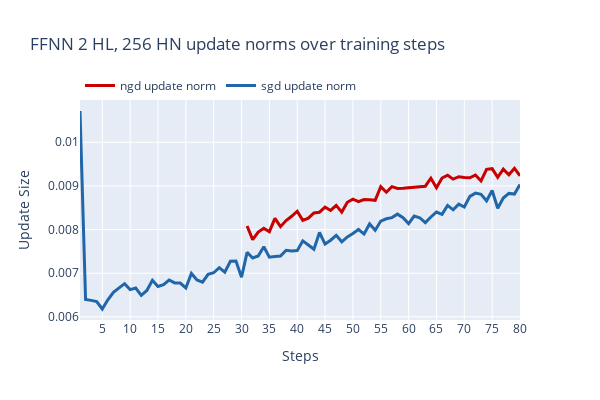

Write notebook code for a chart like this one.
### Code cell
# Gradient norms over epochs for NGD and SGD, note that each step corresponds to one minibatch

update_norm_figures = {}

for title in models.keys():
    update_norm_fig = go.Figure()
    color_index = 0
    for optim in optimizers:
        color = color_cycle[color_index % len(color_cycle)]
        color_index += 1

        #swapping and the adding of Nones to ngd causes the indexing to be weird
        if hp["experiment_type"] == "swap" and optim=='ngd':
            norm_y=update_norms[title][optim][1:]
        else:
            norm_y=update_norms[title][optim]

        update_norm_fig.add_trace(go.Scatter(
            x=np.arange(1, hp["num_epochs"]+1),
            #y=np.convolve(all_update_norms[title][optim], np.ones(30)/30, mode="same"),
            #y=all_update_norms[title][optim],

            #remove the first None of ngd as it is added without any updates, the first epoch has no updates
            y=norm_y,
            mode="lines",
            line=dict(color=color, width=3),
            name=f"{optim} update norm"))
    update_norm_fig.update_layout(
        title=f"{title} update norms over training",
        xaxis_title="Epochs",
        xaxis=dict(
            dtick=5,),
        yaxis_title="Update Size",
        yaxis_type="linear",
        width=600,
        height=400,
        legend=dict(
            x=0,
            y=1,
            xanchor='left',
            yanchor='bottom',
            orientation='h',
        ),
    )
    update_norm_figures[title] = update_norm_fig
    update_norm_fig.show()

### Figure 1 — Plotly figure (JSON) as saved in the notebook; plotly's stock layout.template omitted (floating-point values rounded to 4 significant figures)
{"data": [{"line": {"color": "rgb(200, 0, 0)", "width": 3}, "mode": "lines", "name": "ngd update norm", "type": "scatter", "x": [1, 2, 3, 4, 5, 6, 7, 8, 9, 10, 11, 12, 13, 14, 15, 16, 17, 18, 19, 20, 21, 22, 23, 24, 25, 26, 27, 28, 29, 30, 31, 32, 33, 34, 35, 36, 37, 38, 39, 40, 41, 42, 43, 44, 45, 46, 47, 48, 49, 50, 51, 52, 53, 54, 55, 56, 57, 58, 59, 60, 61, 62, 63, 64, 65, 66, 67, 68, 69, 70, 71, 72, 73, 74, 75, 76, 77, 78, 79, 80], "y": [null, null, null, null, null, null, null, null, null, null, null, null, null, null, null, null, null, null, null, null, null, null, null, null, null, null, null, null, null, null, 0.008082, 0.00777, 0.007942, 0.00803, 0.00795, 0.008257, 0.008066, 0.008207, 0.008303, 0.008419, 0.008212, 0.00826, 0.008382, 0.008397, 0.008512, 0.008437, 0.008554, 0.008399, 0.008625, 0.008697, 0.008639, 0.008687, 0.008683, 0.00867, 0.008981, 0.008855, 0.008984, 0.008941, 0.008947, 0.008959, 0.008979, 0.008996, 0.008993, 0.009177, 0.008959, 0.00918, 0.009244, 0.009155, 0.00921, 0.009193, 0.009185, 0.009249, 0.009114, 0.009378, 0.009395, 0.009196, 0.009382, 0.009254, 0.009401, 0.009233]}, {"line": {"color": "rgb(32, 102, 168)", "width": 3}, "mode": "lines", "name": "sgd update norm", "type": "scatter", "x": [1, 2, 3, 4, 5, 6, 7, 8, 9, 10, 11, 12, 13, 14, 15, 16, 17, 18, 19, 20, 21, 22, 23, 24, 25, 26, 27, 28, 29, 30, 31, 32, 33, 34, 35, 36, 37, 38, 39, 40, 41, 42, 43, 44, 45, 46, 47, 48, 49, 50, 51, 52, 53, 54, 55, 56, 57, 58, 59, 60, 61, 62, 63, 64, 65, 66, 67, 68, 69, 70, 71, 72, 73, 74, 75, 76, 77, 78, 79, 80], "y": [0.01072, 0.006399, 0.006377, 0.006351, 0.00618, 0.00639, 0.006561, 0.006671, 0.00676, 0.006623, 0.006659, 0.006492, 0.006604, 0.006837, 0.006697, 0.006737, 0.006844, 0.006777, 0.006775, 0.006662, 0.006994, 0.006843, 0.006794, 0.006975, 0.00701, 0.007128, 0.007021, 0.007275, 0.007279, 0.006907, 0.007478, 0.007349, 0.007394, 0.007604, 0.007365, 0.007381, 0.007395, 0.007526, 0.007507, 0.007517, 0.007741, 0.007647, 0.00755, 0.007932, 0.007667, 0.007756, 0.007868, 0.007718, 0.007831, 0.00791, 0.008001, 0.007896, 0.008128, 0.007983, 0.008194, 0.008246, 0.008273, 0.008353, 0.008272, 0.008135, 0.008309, 0.008271, 0.008158, 0.008288, 0.008399, 0.008347, 0.008554, 0.008452, 0.008581, 0.008515, 0.008759, 0.008835, 0.008806, 0.008658, 0.008893, 0.008488, 0.008722, 0.008827, 0.008812, 0.009032]}], "layout": {"height": 400, "legend": {"orientation": "h", "x": 0, "xanchor": "left", "y": 1, "yanchor": "bottom"}, "title": {"text": "FFNN 2 HL, 256 HN update norms over training steps"}, "width": 600, "xaxis": {"dtick": 5, "title": {"text": "Steps"}}, "yaxis": {"title": {"text": "Update Size"}, "type": "linear"}}}
